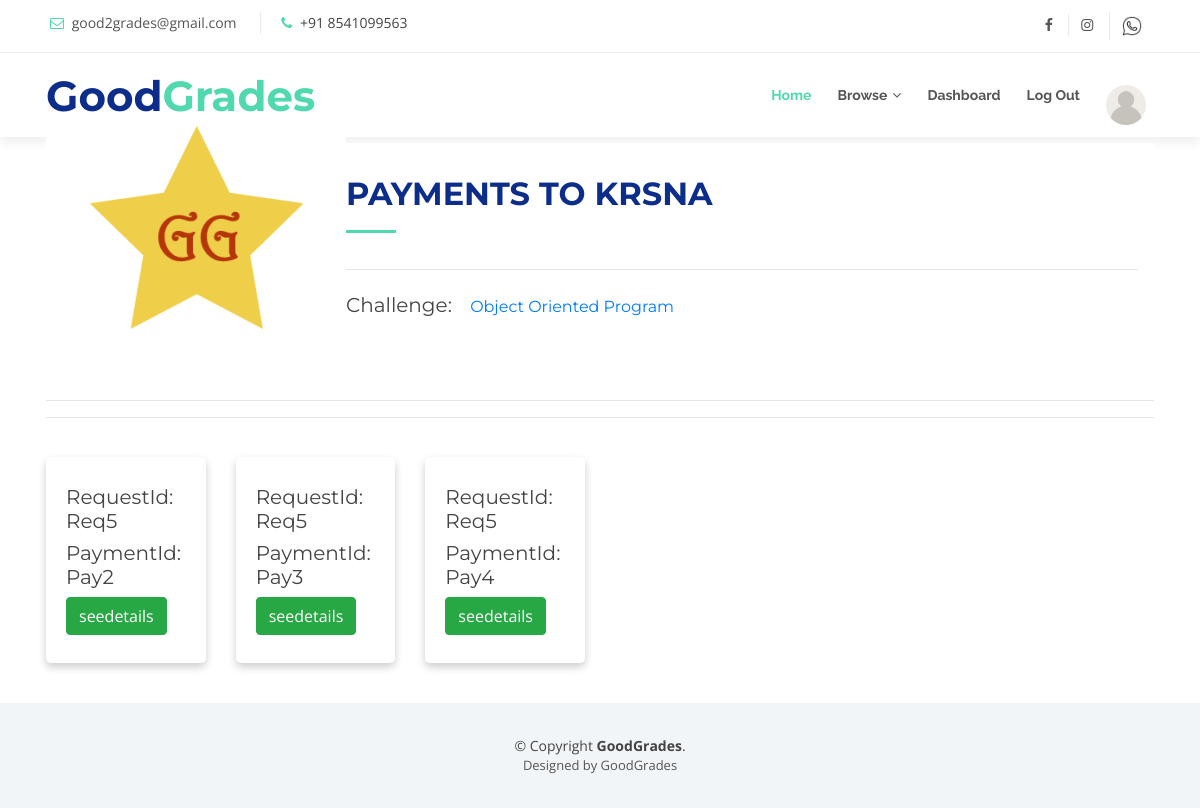
Screenshot of /halloffame/challenges/gg/5/payments (signed in) with the database file from the repository.
### halls/models.py (models this page shows, shortened)
class Request(models.Model):
    tutorName = models.CharField(max_length = 255)
    HowToSolve = models.TextField()
    tutorId = models.IntegerField()
    tutorNumber = models.CharField(verbose_name="phone number", max_length=10)
    challenge = models.ForeignKey(Challenge, on_delete=models.SET_NULL, null=True)
    submitted = models.BooleanField(default = False)
    confirmed = models.BooleanField(default=False)
    completed = models.BooleanField(default=False)
    payment_completed = models.BooleanField(default=False)

class Challenge(models.Model):
    TYPE_CHOICES = (
        ('P', 'Project'),
        ('A', 'Assignment'),
        ('T','Time_Bound_Challenges')
    )
    type = models.CharField(max_length=1, choices=TYPE_CHOICES)
    title = models.CharField(max_length=255)
    pub_date = models.DateTimeField(auto_now=True)
    deadline_date = models.DateTimeField()
    body = models.TextField()
    stipend = models.FloatField()
    hall = models.ForeignKey(Hall, on_delete=models.CASCADE)

class Payment(models.Model):
    payment_details = models.TextField()
    payment_file = models.FileField(upload_to='files/payments',blank='True', validators=[validate_file_extension])
    request = models.ForeignKey(Request,on_delete=models.SET_NULL,null=True)

### halls/views.py (the view)
# urls.py: path('halloffame/challenges/gg/<int:pk>/payments',views.seepayments,name='seepayments'),
@login_required
def seepayments(request,pk):
    hidepaymentsubmission = True
    payment_submitted = False
    r = Request.objects.get(id = pk)
    payments = r.payment_set.all()
    for p in payments:
        if str(p.request.tutorName) == str(request.user.username):
            payment_submitted = True
            print(r.payment_completed)
            if r.payment_completed:
                hidepaymentsubmission = False
    Arequest = Request.objects.get(id = pk)
    challenge = Arequest.challenge
    payments = Arequest.payment_set.all()
    return render(request,'halls/seepayments.html',{'challenge':challenge,'payments':payments,'request':Arequest,'hidepaymentsubmission':hidepaymentsubmission,'payment_submitted':payment_submitted})

### halls/templates/halls/seepayments.html (shortened to what this page needs)
{%extends 'halls/base2.html'%}
{% block content %}
<div class = "container">
  <section id="portfolio" class="wow fadeInUp">
    <div class="container">
      <div class="section-header">
        <div class="row">
          <h2>Payments to {{request.tutorName}}</h2>
        </div>
        <div>
          <hr/>
          <div class="container">
          <h5>Challenge: <a href="{%url 'seefiles' challenge.id%}" class="btn btn-link">{{challenge.title}}</a></h5>
          </div>
        </div>
        <div class="container">
        </div>
        </div>
    </div>
      <hr/>
    <hr/>
<div class="row">
{% for p in payments.all %}
   <div class="col-lg-2 col-sm-3 mb-2" style="margin-top: 2%">
       <div class="card shadow border-0 h-100">
           <div class="card-body">
             <h5 class="my-2">RequestId:Req{{p.request.id}}</h5>
             <h5 class="my-2">PaymentId:Pay{{p.id}}</h5>
               <a href="{% url 'detail_payment' p.id%}" class="btn btn-success">seedetails</a>
           </div>
       </div>
   </div>
{% endfor %}
</div>
</section>
</div>
{% endblock %}

### static/halls/css/style.css (style rules this page uses)
body { background: #fff; color: #444; font-family: "Open Sans", sans-serif; }
a { color: #50d8af; transition: 0.5s; }
h1, h2, h3, h4, h5, h6 { font-family: "Montserrat", sans-serif; font-weight: 400; margin: 0 0 20px 0; padding: 0; }
.section-header { margin-bottom: 30px; }
.section-header h2 { font-size: 32px; color: #0c2e8a; text-transform: uppercase; font-weight: 700; position: relative; padding-bottom: 20px; }
.section-header h2::before { content: ''; position: absolute; display: block; width: 50px; height: 3px; background: #50d8af; bottom: 0; left: 0; }
#portfolio { background: #fff; padding: 30px 0; }

### halls/templates/halls/seepayments.html (style rules this page uses)
.card { box-shadow: 0 4px 8px 0 rgba(0,0,0,0.2); transition: 0.3s; border-radius: 5px; }
.container { padding: 2px 16px; }

### rows the page displays
Request: tutorName "KRSNA"
Challenge: title "Object Oriented Program"
Payment: request.id "5", id "2"
Payment: request.id "5", id "3"
Payment: request.id "5", id "4"
